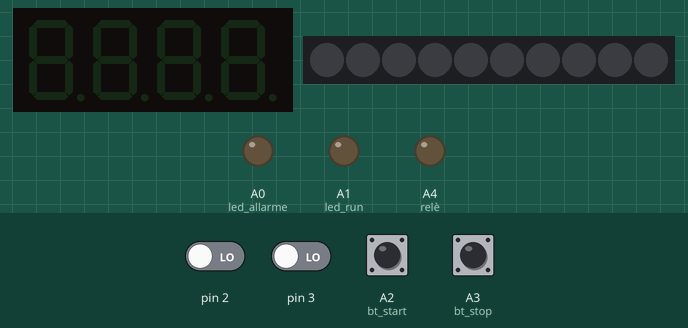
A sketch run on a simulated Arduino Uno, built with avr-gcc and run on an emulated ATmega328P. On the bench: 4-digit seven-segment display, 10 RGB LEDs in strip order, left to right, output pins drawn as LEDs (lit = HIGH). The inputs (shaded band) are chosen by the test bench; at power-on: A2 (bt_start), A3 (bt_stop), pin 2, pin 3 LOW.

Above: at 1.2 s.
1.3 s: A2 (bt_start) pulled HIGH for 0.15 s
At 1.7 s:
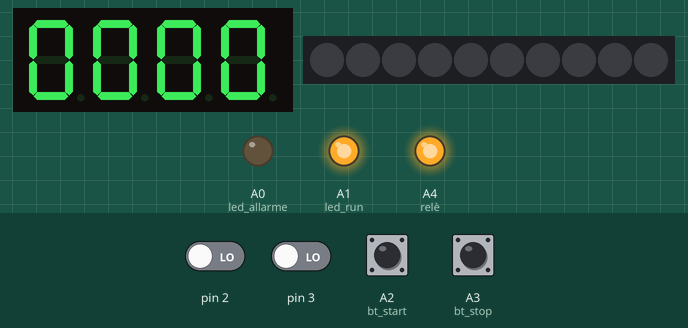
3.9 s: A3 (bt_stop) pulled HIGH for 0.15 s
At 5.1 s:
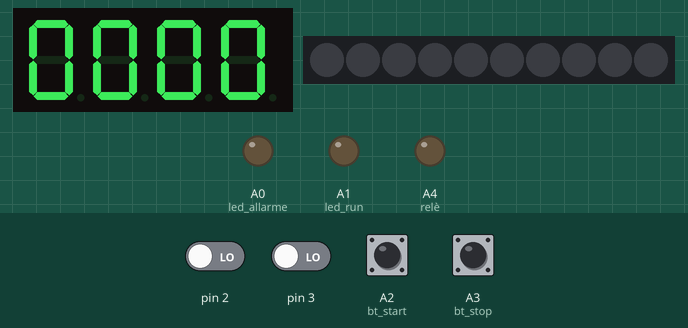
5.5 s: A2 (bt_start) pulled HIGH for 1 s
At 6.22 s:
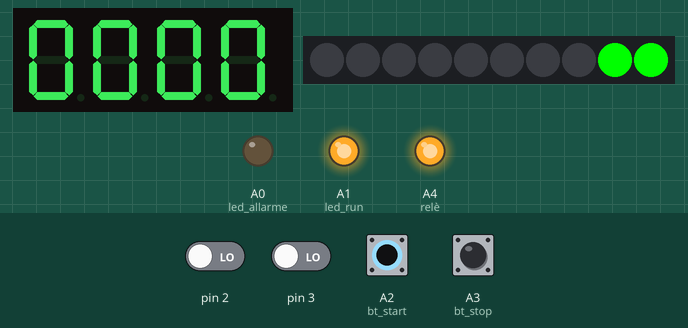
9.5 s: A3 (bt_stop) pulled HIGH for 1 s
At 10.3 s:
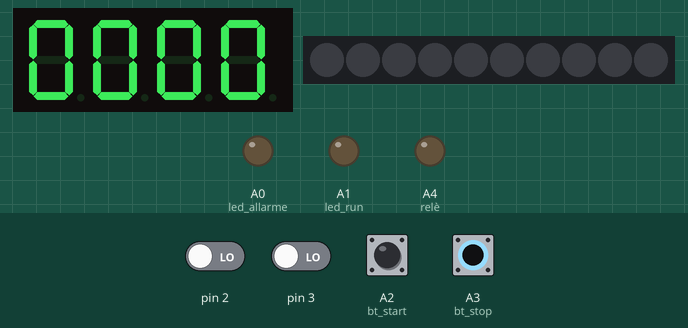
Timing chart, 0 to 12.5 s (numbered marks = the images above; inputs shaded):
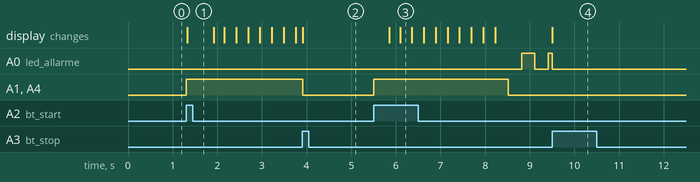

Measured:
- after the input at 1.3 s, A1 (led_run), A4 (relè): LOW → HIGH at once; the display: changes at once (image 1)
- after the input at 3.9 s, A0 (led_allarme): stays LOW (without the input it goes to HIGH after 0.98 s); A1 (led_run), A4 (relè): HIGH → LOW after 0.01 s instead of 0.68 s
- after the input at 5.5 s, A0 (led_allarme): LOW → HIGH after 3.3 s, → LOW 0.30 s later, → HIGH 0.30 s later; A1 (led_run), A4 (relè): LOW → HIGH at once, → LOW 3.0 s later

The sketch:

contapezzi-v4.ino
```cpp
/*
 * TM1637.cpp
 */
#include "TM1637.h"
#define CLK 5
#define DIO 4
TM1637 tm1637(CLK,DIO);

//LedBar
#include <Grove_LED_Bar.h>
Grove_LED_Bar bar(7, 6, 0);  // Clock pin, Data pin, Orientation

int count = 0;
bool pezzo, prev_pezzo;
unsigned long t1, dt;
int level = 0;

void setup() {
  Serial.begin(9600);

  pinMode(3, INPUT);
  pinMode(2, INPUT);

  tm1637.init();
  tm1637.set(BRIGHT_TYPICAL); //BRIGHT_TYPICAL = 2,BRIGHT_DARKEST = 0,BRIGHTEST = 7;

  bar.begin();
  bar.setGreenToRed(1);

  pinMode(A0, OUTPUT); //led allarme
  pinMode(A1, OUTPUT); //led run
  pinMode(A2, INPUT); //bt start
  pinMode(A3, INPUT); //bt stop
  pinMode(A4, OUTPUT); //relè
}

int stato = 0;


void loop() {
  switch(stato) {
    case 0:
      pronto();
      break;
    case 1:
      lavora();
      break;
    case 2:
      allarme();
      break;
  }
}

void shownumber(int n){
  int d1 = n % 10;
  int d2 = (n/10) % 10;
  int d3 = (n/100) % 10;
  int d4 = (n/1000) % 10;
  tm1637.display(0,d4);
  tm1637.display(1,d3);
  tm1637.display(2,d2);
  tm1637.display(3,d1);
}

void pronto() {
  if (digitalRead(A2)) { //avvio
    digitalWrite(A1, HIGH); //led run
    digitalWrite(A4, HIGH); //motore/relè
    count = 0;
    level = 0;
    bar.setLevel(0);
    shownumber(0);
    stato = 1;
    delay(300);
  }
  if (digitalRead(3)) {
    count = 0;
    shownumber(count);
  }
}

void lavora() {
  pezzo = !digitalRead(2);  // NEGO perchè il sensore è a logica "inversa"

  if (pezzo && !prev_pezzo) {
    //Fronte salita: pezzo che entra
    t1 = millis();
    level = 0;
  }

  if (pezzo && prev_pezzo) {
    //pezzo che scorre
    bar.setLevel(level);
    dt = millis() - t1;
    if (dt > 250) {
      level++;
      bar.setLevel((level > 10 ? 10 : level));
      t1 = millis();
    }
  }

  if (!pezzo && prev_pezzo) {
    //Fronte discesa: pezzo uscito
    count++;
    bar.setLevel(0);
  }

  if (digitalRead(3)) {
    count = 0;
  }
  shownumber(count);

  //salvo lo stato per la prossima iterazione
  prev_pezzo = pezzo;

  if (digitalRead(A3)) { //tasto stop
    digitalWrite(A1, LOW); //led run
    digitalWrite(A4, LOW); //motore/relè
    bar.setLevel(0);
    stato = 0;
    delay(300);
  }
  if (level > 10) { //allarme!
    stato = 2;
    digitalWrite(A1, LOW); //led run
    digitalWrite(A4, LOW); //motore/relè
    t1 = millis();
  }
}

int ledalarm = LOW;
void allarme() {
  dt = millis() - t1;
  if (dt > 300) {
    ledalarm = !ledalarm;
    digitalWrite(A0, ledalarm);
    t1 = millis();
  }
  if (digitalRead(A3) || digitalRead(A2)) { //tasto stop(start
    digitalWrite(A0, LOW); //alarm
    digitalWrite(A1, LOW); //led run
    digitalWrite(A4, LOW); //motore/relè
    bar.setLevel(0);
    stato = 0;
    delay(300);
  }
}
```
